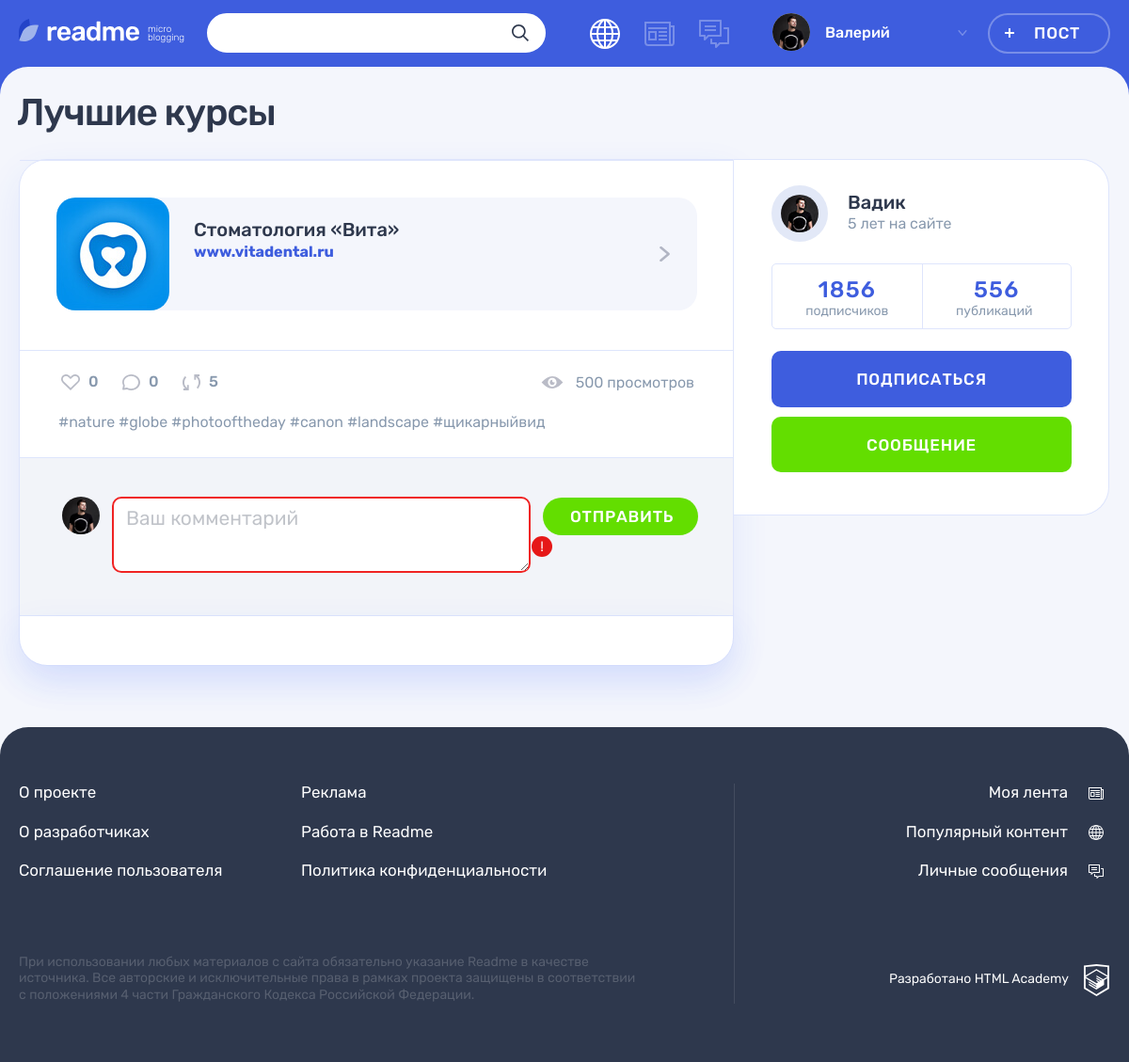
/post.php?post_id=5, run on the app's committed database.
### tables this page shows
CREATE TABLE posts (
  id INT AUTO_INCREMENT PRIMARY KEY,
  dt_add TIMESTAMP DEFAULT CURRENT_TIMESTAMP,
  user_id INT,
  content_type_id INT,
  title VARCHAR(255),
  content TEXT,
  quote_author VARCHAR(255),
  img_path VARCHAR(255),
  video_path VARCHAR(255),
  link_path VARCHAR(255),
  show_count INT
);

CREATE TABLE users (
  id INT AUTO_INCREMENT PRIMARY KEY,
  dt_add TIMESTAMP DEFAULT CURRENT_TIMESTAMP,
  email VARCHAR(128) NOT NULL UNIQUE,
  username VARCHAR(128) NOT NULL,
  password VARCHAR(64) NOT NULL,
  user_picture VARCHAR(255)
);

### helpers.php (called while the page is built, shortened)
<?php
function include_template($name, array $data = [])
{
    $name = 'templates/' . $name;
    extract($data);
    require $name;
    return ob_get_clean();
}
function hsc($str)
{
    return htmlspecialchars($str, ENT_QUOTES);
}
function prepared_query(mysqli $db, string $sql, array $params, string $types = ""): mysqli_stmt
{
    $types = $types ?: str_repeat("s", count($params));
    $stmt = $db->prepare($sql);
    $stmt->bind_param($types, ...$params);
    $stmt->execute();
    return $stmt;
}
function select_query(mysqli $db, string $sql, array $params = [], string $types = ""): mysqli_result
{
    return prepared_query($db, $sql, $params, $types)->get_result();
}

### templates/post-details.php (the view, shortened to what this page needs)
<main class="page__main page__main--publication">
  <div class="container">
    <h1 class="page__title page__title--publication"><?= hsc($post['title']) ?></h1>
    <section class="post-details">
      <div class="post-details__wrapper post-<?= hsc($post['type_class']) ?>">
        <div class="post-details__main-block post post--details">
          <?= $post_content ?>
          <div class="post__indicators">
            <div class="post__buttons">
              <a class="post__indicator post__indicator--likes button" href="#" title="Лайк">
                <svg class="post__indicator-icon" width="20" height="17">
                  <use xlink:href="#icon-heart"></use>
                </svg>
                <span><?= hsc($post['like_count'] ?? 0) ?></span>
              </a>
              <a class="post__indicator post__indicator--comments button" href="#" title="Комментарии">
                <svg class="post__indicator-icon" width="19" height="17">
                  <use xlink:href="#icon-comment"></use>
                </svg>
                <span><?= hsc($post['comment_count'] ?? 0) ?></span>
              </a>
              <a class="post__indicator post__indicator--repost button" href="#" title="Репост">
                <svg class="post__indicator-icon" width="19" height="17">
                  <use xlink:href="#icon-repost"></use>
                </svg>
                <span>5</span>
              </a>
            </div>
            <span class="post__view">500 просмотров</span>
          </div>
          <ul class="post__tags">
            <li><a href="#">#nature</a></li>
            <li><a href="#">#globe</a></li>
            <li><a href="#">#photooftheday</a></li>
            <li><a href="#">#canon</a></li>
            <li><a href="#">#landscape</a></li>
            <li><a href="#">#щикарныйвид</a></li>
          </ul>
          <?= $post_comments_content ?>
        </div>
        <div class="post-details__user user">
          <div class="post-details__user-info user__info">
            <div class="post-details__avatar user__avatar">
              <a class="post-details__avatar-link user__avatar-link" href="#">
                <img class="post-details__picture user__picture" src="img/<?= hsc($post['user_picture']) ?>" alt="Аватар пользователя">
              </a>
            </div>
            <div class="post-details__name-wrapper user__name-wrapper">
              <a class="post-details__name user__name" href="#">
                <span><?= hsc($post['username']) ?></span>
              </a>
              <time class="post-details__time user__time" datetime="2014-03-20">5 лет на сайте</time>
            </div>
          </div>
          <div class="post-details__rating user__rating">
            <p class="post-details__rating-item user__rating-item user__rating-item--subscribers">
              <span class="post-details__rating-amount user__rating-amount">1856</span>
              <span class="post-details__rating-text user__rating-text">подписчиков</span>
            </p>
            <p class="post-details__rating-item user__rating-item user__rating-item--publications">
              <span class="post-details__rating-amount user__rating-amount">556</span>
              <span class="post-details__rating-text user__rating-text">публикаций</span>
            </p>
          </div>
          <div class="post-details__user-buttons user__buttons">
            <button class="user__button user__button--subscription button button--main" type="button">Подписаться</button>
            <a class="user__button user__button--writing button button--green" href="#">Сообщение</a>
          </div>
        </div>
      </div>
    </section>
  </div>
</main>

### data on the page
posts: title "Лучшие курсы", user.user_picture (picture), user.username "Вадик"

### other printed values
hsc($user_name) "Валерий"
hsc($post['like_count'] ?? 0) "0"
hsc($post['comment_count'] ?? 0) "0"
